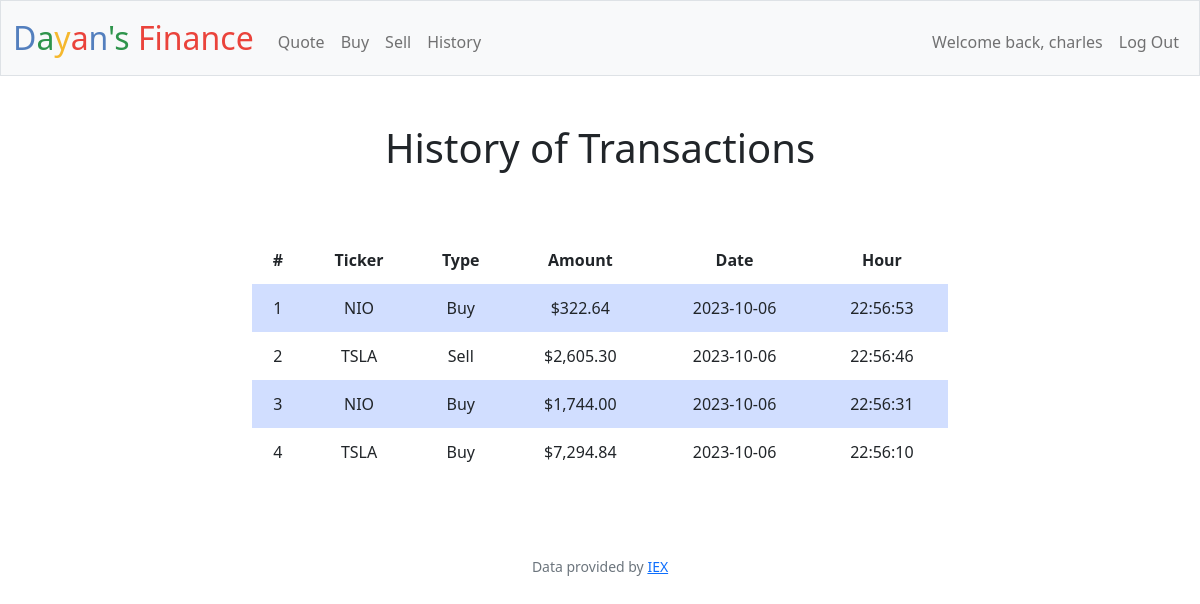
The page /history (signed in) on the database its author committed.
### tables this page shows
CREATE TABLE transactions (
   transaction_id INTEGER PRIMARY KEY AUTOINCREMENT NOT NULL, 
   user_id INTEGER,
   amount DECIMAL(15, 2) NOT NULL,
   description TEXT, date TEXT, hour TEXT, type INTEGER, ticker TEXT,
   FOREIGN KEY(user_id) REFERENCES users(id)
);

### app.py (the view)
@app.route("/history")
@login_required
def history():
    hist = db.execute("SELECT * FROM transactions WHERE user_id = ? ORDER BY date DESC, hour DESC", session["user_id"])
    for h in hist:
        h["amount"] = usd(h["amount"])
    return render_template("history.html", hist=hist)

### app.py (called while the page is built)
@app.after_request
def after_request(response):
    response.headers["Cache-Control"] = "no-cache, no-store, must-revalidate"
    response.headers["Expires"] = 0
    response.headers["Pragma"] = "no-cache"
    return response

### helpers.py (called while the page is built)
def login_required(f):
    @wraps(f)
    def decorated_function(*args, **kwargs):
        if session.get("user_id") is None:
            return redirect("/login")
        return f(*args, **kwargs)
    return decorated_function

def usd(value):
    return f"${value:,.2f}"

### templates/history.html (shortened to what this page needs)
{% extends "layout.html" %}
{% block main %}
    <h1>History of Transactions</h1>
    <br><br>
    <div  class="bsection">
        <table class="table-blue">
            <thead>
                <tr>
                    <th>#</th>
                    <th>Ticker</th>
                    <th>Type</th>
                    <th>Amount</th>
                    <th>Date</th>
                    <th>Hour</th>
                </tr>
            </thead>
            <tbody>
                {% for h in hist %}
                <tr>
                    <td>{{ loop.index }}</td>
                    <td>{{ h["ticker"] }}</td>
                    <td>
                        {% if h["type"] == 0 %}
                            Buy
                        {% elif h["type"] == 1 %}
                            Sell
                        {% endif %}
                    </td>
                    <td>{{ h["amount"] }}</td>
                    <td>{{ h["date"] }}</td>
                    <td>{{ h["hour"] }}</td>
                </tr>
                {% endfor %}
            </tbody>
        </table>
    </div>
{% endblock %}

### templates/layout.html (shortened to what this page needs)
<!DOCTYPE html>
<html lang="en">
    <head>
        <link href="https://cdn.jsdelivr.net/npm/bootstrap@5.1.3/dist/css/bootstrap.min.css" rel="stylesheet">
        <link href="/static/styles.css" rel="stylesheet">
    </head>
    <body>
        <nav class="bg-light border navbar navbar-expand-md navbar-light">
            <div class="container-fluid">
                <a class="navbar-brand" href="/"><span class="blue">D</span><span class="green">a</span><span class="yellow">y</span><span class="red">a</span><span class="blue">n</span><span class="green">'s</span> <span class="red">Finance</span></a>
                <div class="collapse navbar-collapse" id="navbar">
                    {% if session["user_id"] %}
                        <ul class="navbar-nav me-auto mt-2">
                            <li class="nav-item"><a class="nav-link" href="/quote">Quote</a></li>
                            <li class="nav-item"><a class="nav-link" href="/buy">Buy</a></li>
                            <li class="nav-item"><a class="nav-link" href="/sell">Sell</a></li>
                            <li class="nav-item"><a class="nav-link" href="/history">History</a></li>
                        </ul>
                        <ul class="navbar-nav ms-auto mt-2">
                            <li class="nav-item"><a class="nav-link" href="/">Welcome back, {{ session["username"] }}</a></li>
                            <li class="nav-item"><a class="nav-link" href="/logout">Log Out</a></li>
                        </ul>
                    {% else %}
                        <ul class="navbar-nav ms-auto mt-2">
                            <li class="nav-item"><a class="nav-link" href="/register">Register</a></li>
                            <li class="nav-item"><a class="nav-link" href="/login">Log In</a></li>
                        </ul>
                    {% endif %}
                </div>
            </div>
        </nav>
        <main class="container-fluid py-5 text-center">
            {% block main %}{% endblock %}
        </main>
        <footer class="mb-5 small text-center text-muted">
            Data provided by <a href="https://iexcloud.io/">IEX</a>
        </footer>
    </body>
</html>

### static/styles.css (style rules this page uses)
nav .navbar-brand { font-size: xx-large; }
nav .navbar-brand .blue { color: #537fbe; }
nav .navbar-brand .red { color: #ea433b; }
nav .navbar-brand .yellow { color: #f5b82e; }
nav .navbar-brand .green { color: #2e944b; }
table { background-color: transparent; margin-bottom: 1rem; width: 100%; }
table th, table td { padding: 0.75rem; vertical-align: middle; }
.table-blue tbody tr:nth-of-type(odd) { background-color: rgba(160, 187, 255, 0.487) }
.bsection { padding-bottom: 1rem; padding-left: 15rem; padding-right: 15rem; padding-top: 0.5rem; }

### rows shown on the page
transactions: ticker "NIO", type "Buy", amount "$322.64", date "2023-10-06", hour "22:56:53"
transactions: ticker "TSLA", type "Sell", amount "$2,605.30", date "2023-10-06", hour "22:56:46"
transactions: ticker "NIO", type "Buy", amount "$1,744.00", date "2023-10-06", hour "22:56:31"
transactions: ticker "TSLA", type "Buy", amount "$7,294.84", date "2023-10-06", hour "22:56:10"

### other values the page prints
{{ session["username"] }} "charles"
